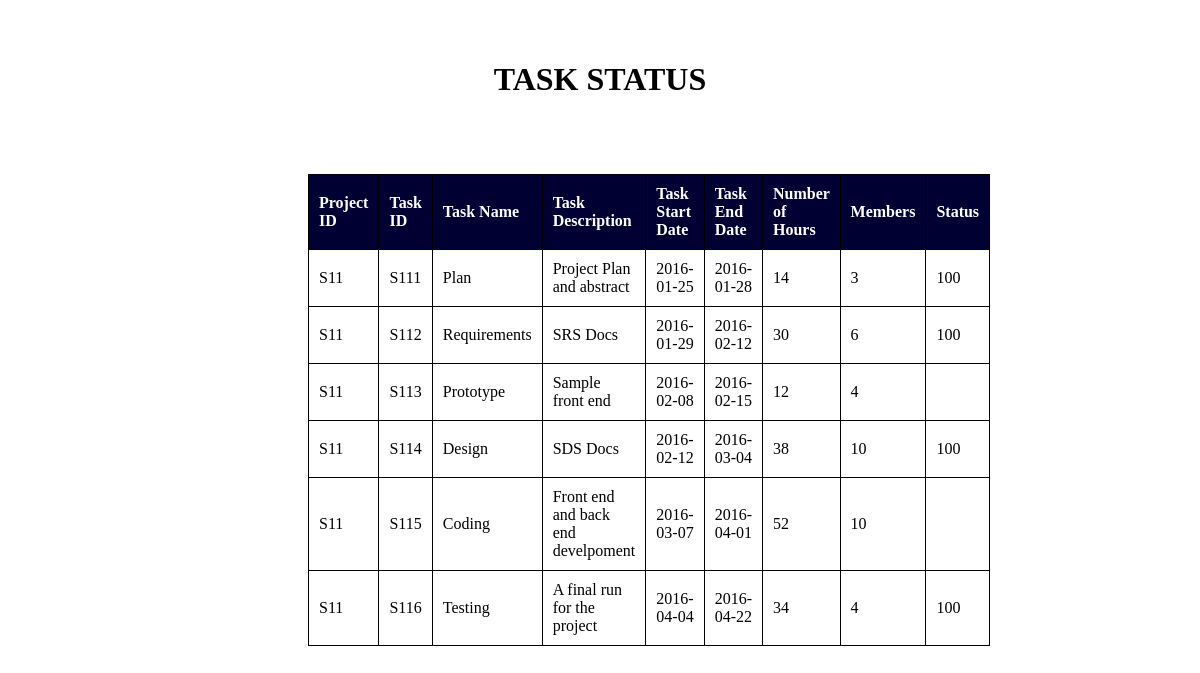
The page /Status.php (signed in) on the database its author committed.
### tables this page shows
CREATE TABLE IF NOT EXISTS `proj_task` (
  `ProId` varchar(50) NOT NULL,
  `TaskId` varchar(50) NOT NULL,
  `TaskName` varchar(50) NOT NULL,
  `TaskDesc` varchar(100) NOT NULL,
  `TaskStartDate` date NOT NULL,
  `TaskEndDate` date NOT NULL,
  `Hours` int(11) NOT NULL,
  `Members` int(11) NOT NULL,
  `Status` int(11) DEFAULT '0',
  PRIMARY KEY (`TaskId`),
  KEY `ProId` (`ProId`),
  KEY `ProId_2` (`ProId`)
);

### Status.php (the view, shortened to what this page needs)
<?php
$servername = "localhost";
    $usernam = "root";
    $passwor = "";
$conn = mysqli_connect($servername, $usernam, $passwor, 'se_project');
?>
<html>
	<head>
	</head>
<div class="bml">
<h1 > TASK STATUS </h1>
		<br>
			<br>
			<br>
 <table border="1" style="width:80%; text-align:center;" >
     <tr>
        <th>Project ID  </th>
        <th>Task ID</th>
		<th>Task Name  </th>
		<th>Task Description  </th>
		<th>Task Start Date </th>
		<th>Task End Date </th>
		<th>Number of Hours</th>
		<th>Members </th>
		<th>Status </th>
     </tr>
	 <?php
	$projid = $_SESSION['projid'];
$res= mysqli_query($conn,"select * from proj_task where ProId = '".$projid."'");
	   while($row = mysqli_fetch_assoc($res)){
	 ?>
     <tr>
         <td><?php echo $row['ProId'];?></td>
         <td><?php echo $row['TaskId'];?> </td>
		 <td><?php echo $row['TaskName'];?> </td>
		 <td><?php echo $row['TaskDesc'];?> </td>
		 <td><?php echo $row['TaskStartDate'];?> </td>
		 <td><?php echo $row['TaskEndDate'];?> </td>
		 <td><?php echo $row['Hours'];?> </td>
		 <td><?php echo $row['Members']; ?></td>
		 <td><?php echo $row['Status']; ?></td>
	 </tr>
	   <?php } ?>
 </table>
 </div>
</html>

### Status.php (style rules this page uses)
.bml { text-align:center; margin-left:200px; margin-right:200px; margin-top:20px; padding-top:20px; padding-bottom:130px; height:600px; }
table { width:75%; margin-left:100px; }
table td,th { padding:10px; text-align:left; }
table,table th,table td { border:1px solid black; border-collapse:collapse; }
table th { background-color:#003; color:white; }

### rows shown on the page
proj_task: ProId "S11", TaskId "S111", TaskName "Plan", TaskDesc "Project Plan and abstract", TaskStartDate "2016-01-25", TaskEndDate "2016-01-28", Hours "14", Members "3", Status "100"
proj_task: ProId "S11", TaskId "S112", TaskName "Requirements", TaskDesc "SRS Docs", TaskStartDate "2016-01-29", TaskEndDate "2016-02-12", Hours "30", Members "6", Status "100"
proj_task: ProId "S11", TaskId "S113", TaskName "Prototype", TaskDesc "Sample front end", TaskStartDate "2016-02-08", TaskEndDate "2016-02-15", Hours "12", Members "4"
proj_task: ProId "S11", TaskId "S114", TaskName "Design", TaskDesc "SDS Docs", TaskStartDate "2016-02-12", TaskEndDate "2016-03-04", Hours "38", Members "10", Status "100"
proj_task: ProId "S11", TaskId "S115", TaskName "Coding", TaskDesc "Front end and back end develpoment", TaskStartDate "2016-03-07", TaskEndDate "2016-04-01", Hours "52", Members "10"
proj_task: ProId "S11", TaskId "S116", TaskName "Testing", TaskDesc "A final run for the project", TaskStartDate "2016-04-04", TaskEndDate "2016-04-22", Hours "34", Members "4", Status "100"
